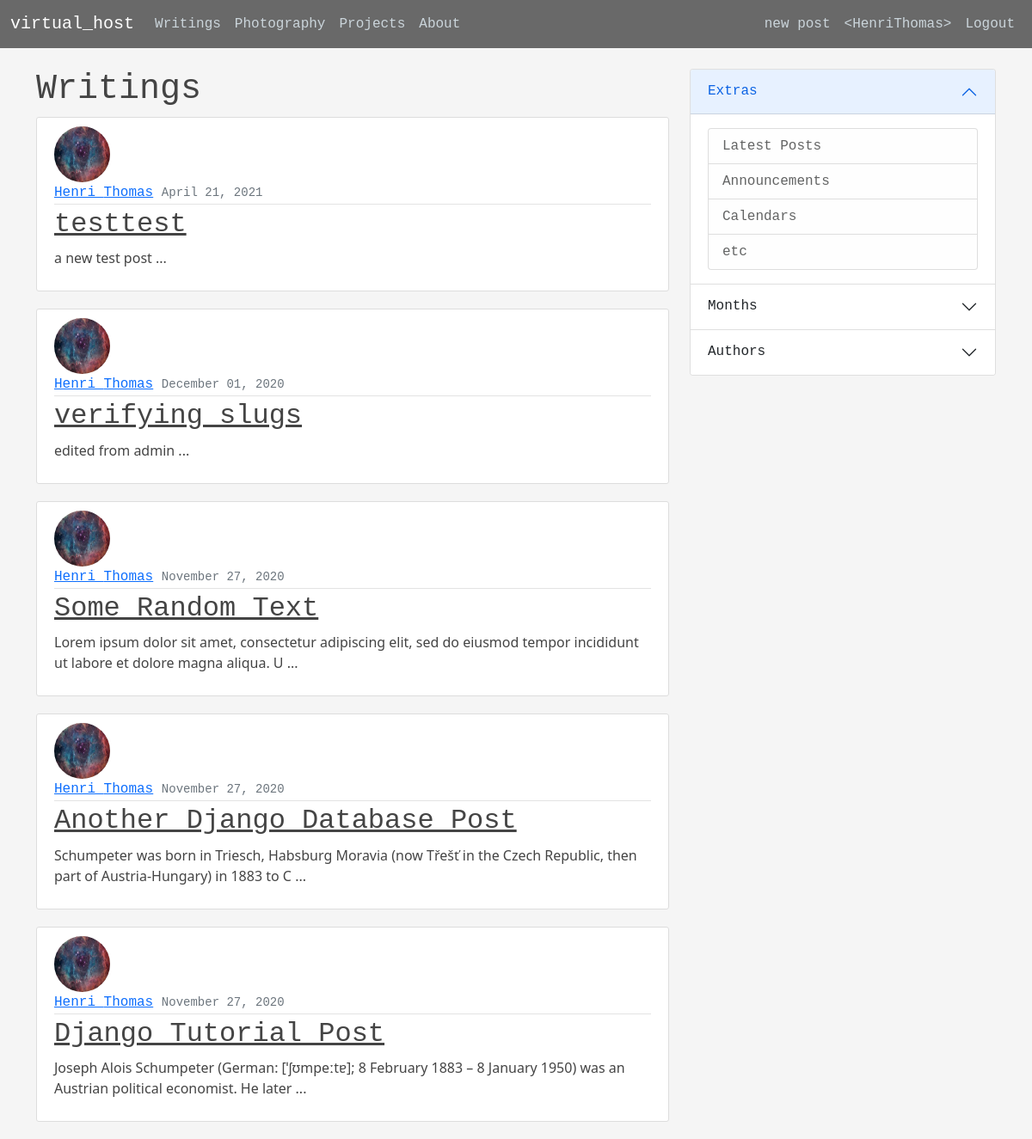
The app's page / (signed in) with its own data.
### blog/models.py (models this page shows, shortened)
class Post(models.Model):
    title = models.CharField(max_length=250)
    content = models.TextField()
    content_display = models.TextField(max_length=125)
    date_posted = models.DateTimeField(default=timezone.now)
    author = models.ForeignKey(User, on_delete=models.CASCADE)
    slug = models.SlugField(max_length=50)

### users/models.py (models this page shows, shortened)
class Profile(models.Model):
    user = models.OneToOneField(User, on_delete=models.CASCADE)
    bio = models.TextField()
    image = models.ImageField(default='default.jpg', upload_to='profile_pics')

### blog/views.py (the view)
# urls.py: path('', PostListView.as_view(), name='blog-home'),
class PostListView(ListView):
    model = Post
    template_name = 'blog/home.html'  # <app>/<model>_<view_type>.html
    context_object_name = 'posts'
    def get_queryset(self):
        qs = super().get_queryset()
        return qs.all() \
            .only('author', 'date_posted', 'title', 'content_display', 'id', 'slug') \
            .order_by('-date_posted')
    def get_context_data(self, **kwargs):
        context = super().get_context_data(**kwargs)
        context['title'] = 'Home'
        return context

### blog/templates/blog/home.html
{% extends "blog/base.html" %}
{% block content %}
    <h1>Writings</h1>
    {% for post in posts %}
        <article class="media content-section">
            <img class="rounded-circle article-img" src="{{ post.author.profile.image.url }}">
            <div class="media-body">
                <div class="article-metadata">
                  <a class="mr-2" href="{% url 'user-public-profile' %}">{{ post.author.first_name }} {{ post.author.last_name }}</a>
                  <small class="text-muted">{{ post.date_posted|date:'F d, Y' }}</small>
                </div>
                <h2><a class="article-title" href="{% url 'single-post' post.id post.slug %}">{{ post.title }}</a></h2>
                <p class="article-content">{{ post.content_display }} ...</p>
            </div>
        </article>
    {% endfor %}
{% endblock content %}

### blog/templates/blog/base.html (shortened to what this page needs)
{% load static %}
<!DOCTYPE html>
<html lang="en">
<head>
    <link href="https://cdn.jsdelivr.net/npm/bootstrap@5.0.0-beta3/dist/css/bootstrap.min.css" rel="stylesheet">
    <link rel="stylesheet" href="https://cdn.jsdelivr.net/npm/bootstrap-icons@1.4.1/font/bootstrap-icons.css">
    <link rel="stylesheet" type="text/css" href="{% static 'blog/main.css' %}">
</head>
<body>
    <header class="site-header">
        <nav class="navbar navbar-expand-md navbar-dark bg-steel fixed-top">
            <div class="container-fluid">
                <a class="navbar-brand mr-4" href="{% url 'blog-home' %}">virtual_host</a>
                <div class="collapse navbar-collapse" id="navbarToggle">
                    <ul class="navbar-nav me-auto">
                        <li class="nav-item">
                            <a class="nav-link" href="{% url 'blog-home' %}">Writings</a>
                        </li>
                        <li class="nav-item">
                            <a class="nav-link" href="#">Photography</a>
                        </li>
                        <li class="nav-item">
                            <a class="nav-link" href="#">Projects</a>
                        </li>
                        <li class="nav-item">
                            <a class="nav-link" href="{% url 'blog-about' %}">About</a>
                        </li>
                    </ul>
                    <div class="d-flex">
                        <ul class="navbar-nav">
                            {% if user.is_authenticated %}
                                <li class="nav-item mr-2">
                                    <a class="nav-link" href="{% url 'create-post' %}">
                                        new post
                                    </a>
                                </li>
                                <li class="nav-item mr-2">
                                    <a class="nav-link" href="{% url 'user-personal-profile' %}">
                                        &#60;{{user.username}}&#62;
                                    </a>
                                </li>
                                <li class="nav-item">
                                    <a class="nav-link" href="{% url 'user-logout' %}">Logout</a>
                                </li>
                            {% endif %}
                        </ul>
                    </div>
                </div>
            </div>
        </nav>
    </header>
    <main role="main" class="container">
        <div class="row">
            <div class="col-md-8">
                {% block content %}{% endblock %}
            </div>
            <div class="col-md-4">
                <div class="accordion" id="accordionExample">
                    <div class="accordion-item">
                      <h2 class="accordion-header" id="headingOne">
                        <button class="accordion-button" type="button" data-bs-toggle="collapse" data-bs-target="#collapseOne" aria-expanded="false" aria-controls="collapseOne">
                          Extras
                        </button>
                      </h2>
                      <div id="collapseOne" class="accordion-collapse collapse show" aria-labelledby="headingOne" data-bs-parent="#accordionExample">
                        <div class="accordion-body">
                            <ul class="list-group">
                                <li class="list-group-item list-group-item-light">Latest Posts</li>
                                <li class="list-group-item list-group-item-light">Announcements</li>
                                <li class="list-group-item list-group-item-light">Calendars</li>
                                <li class="list-group-item list-group-item-light">etc</li>
                            </ul>
                        </div>
                      </div>
                    </div>
                    <div class="accordion-item">
                      <h2 class="accordion-header" id="headingTwo">
                        <button class="accordion-button collapsed" type="button" data-bs-toggle="collapse" data-bs-target="#collapseTwo" aria-expanded="false" aria-controls="collapseTwo">
                            Months
                        </button>
                      </h2>
                    </div>
                    <div class="accordion-item">
                      <h2 class="accordion-header" id="headingThree">
                        <button class="accordion-button collapsed" type="button" data-bs-toggle="collapse" data-bs-target="#collapseThree" aria-expanded="false" aria-controls="collapseThree">
                            Authors
                        </button>
                      </h2>
                    </div>
                </div>
            </div>
        </div>
    </main>
</body>
</html>

### blog/static/blog/main.css (style rules this page uses)
body { background: whitesmoke; margin-top: 5rem; }
h1, h2, h3, h4, h5, h6 { color: #444444; font-family: monospace; }
ul { margin: 0; }
.navbar-brand, .nav-item, .btn, .list-group, .legend { font-family: monospace; }
.bg-steel { background-color: dimgrey; }
.site-header .navbar-nav .nav-link { color: #cbd5db; }
.content-section { background: #ffffff; padding: 10px 20px; border: 1px solid #dddddd; border-radius: 3px; margin-bottom: 20px; }
.article-title { color: #444444; font-family: monospace; }
.article-content { color: #444444; white-space: pre-line; }
.article-img { height: 65px; width: 65px; margin-right: 16px; }
.article-metadata { padding-bottom: 1px; margin-bottom: 4px; border-bottom: 1px solid #e3e3e3; font-family: monospace; }

### records on screen
Post: author.profile.image (picture), author.first_name "Henri", author.last_name "Thomas", date_posted "April 21, 2021", title "testtest", content_display "a new test post"
Post: author.profile.image (picture), author.first_name "Henri", author.last_name "Thomas", date_posted "December 01, 2020", title "verifying slugs", content_display "edited from admin"
Post: author.profile.image (picture), author.first_name "Henri", author.last_name "Thomas", date_posted "November 27, 2020", title "Some Random Text", content_display "Lorem ipsum dolor sit amet, consectetur adipiscing elit, sed do eiusmod tempor incididunt ut labore et dolore magna aliqua. U"
Post: author.profile.image (picture), author.first_name "Henri", author.last_name "Thomas", date_posted "November 27, 2020", title "Another Django Database Post", content_display "Schumpeter was born in Triesch, Habsburg Moravia (now Třešť in the Czech Republic, then part of Austria-Hungary) in 1883 to C"
Post: author.profile.image (picture), author.first_name "Henri", author.last_name "Thomas", date_posted "November 27, 2020", title "Django Tutorial Post", content_display "Joseph Alois Schumpeter (German: [ˈʃʊmpeːtɐ]; 8 February 1883 – 8 January 1950) was an Austrian political economist. He later"

### other values on screen
{{ user.username }} "HenriThomas"
